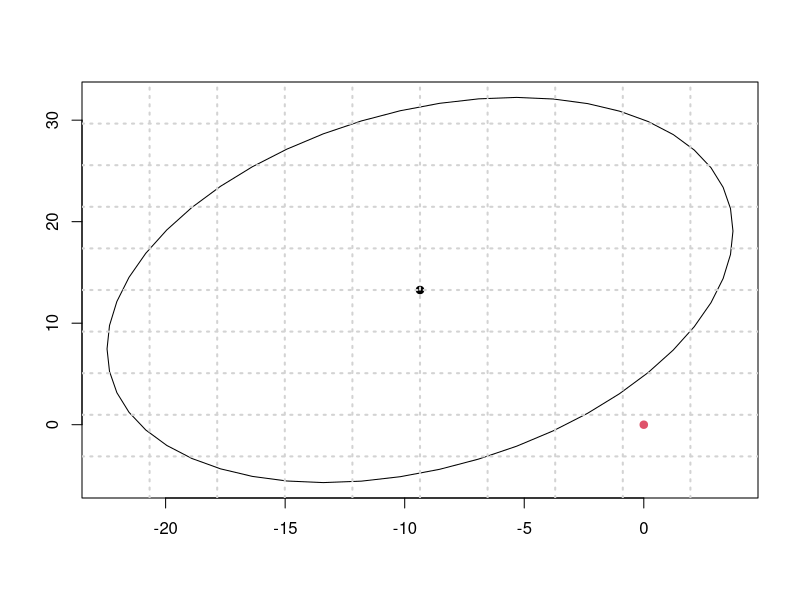

Write R code to recreate this figure.
confelli <-function(mu, Sigma,n, df, level = 0.95, xlab = "", ylab = "", add=T, prec=51){
    d <- sqrt(diag(Sigma))
    dfvec <- c(2, df)
    phase <- acos(Sigma[1, 2]/(d[1] * d[2]))
    angles <- seq( - (pi), pi, len = prec)
    cte<- (dfvec[1]*(n-1))/(dfvec[2]*n)
    mult <- sqrt(cte * qf(level, dfvec[1], dfvec[2]))
    xpts <- mu[1] + d[1] * mult * cos(angles)
    ypts <- mu[2] + d[2] * mult * cos(angles + phase)
    if(add) lines(xpts, ypts)
    else plot(xpts, ypts, type = "l", xlab = xlab, ylab = ylab)
}
mu=c(-9.36, 13.27)
sigma=matrix(c(199.26,88.38,88.38,418.61), nc=2, nr=2, byrow=T)
df=9
n=11
confelli(mu, sigma, n, df, level=0.95, xlab="", ylab="", add=F)
points(mu[1],mu[2], pch=19)
points(0,0, col=2, pch=19)
grid(10, 10, lwd = 2)
